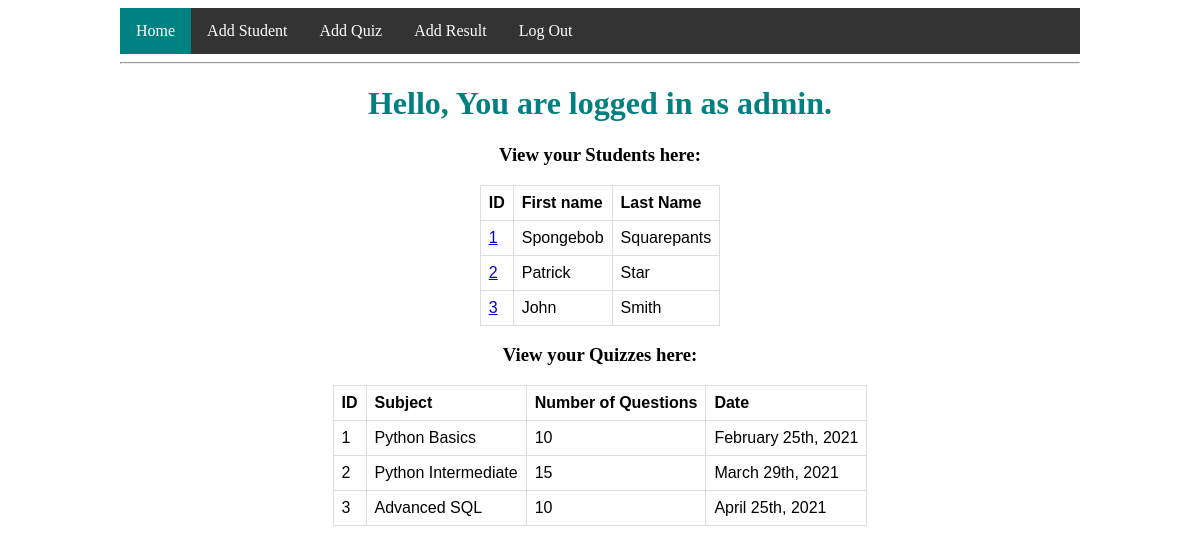
The app's page /index (signed in) with its own data.
### app/models.py (models this page shows, shortened)
class User(UserMixin, db.Model):
    id = db.Column(db.Integer, primary_key=True)
    username = db.Column(db.String(64), index=True, unique=True)
    password_hash = db.Column(db.String(128))

class Student(db.Model):
    id = db.Column(db.Integer, primary_key=True)
    first_name = db.Column(db.String(64), index=True)
    last_name = db.Column(db.String(64), index=True)
    results = db.relationship("Result", backref="student", lazy="dynamic")

class Quiz(db.Model):
    id = db.Column(db.Integer, primary_key=True)
    subject = db.Column(db.String(32), index=True)
    num_of_questions = db.Column(db.Integer)
    date = db.Column(db.String(64))
    results = db.relationship("Result", backref="quiz", lazy="dynamic")

### app/routes.py (the view)
@app.route("/")
@app.route("/index")
@login_required
def index():
    students = Student.query.all()
    quizzes = Quiz.query.all()
    return render_template("index.html", title="Home", students=students, quizzes=quizzes)

### app/models.py (called while the page is built)
@login.user_loader
def load_user(id):
    return User.query.get(int(id))

### app/templates/index.html (shortened to what this page needs)
{% extends "base.html" %}
{% block content %}
    <h1>Hello, You are logged in as {{ current_user.username }}.</h1>
    <div>
        <h3>View your Students here:</h3>
        <table>
            <tr>
                <th>ID</th>
                <th>First name</th>
                <th>Last Name</th>
            </tr>
            {% for student in students %}
            <tr>
                <td><a href="{{ url_for("student_results", student_id=student.id) }}">{{ student.id }}</a></td>
                <td>{{ student.first_name }}</td>
                <td>{{ student.last_name }}</td>
            </tr>
            {% endfor %}
        </table>
    <div>
    <div>
        <h3>View your Quizzes here:</h3>
        <table>
            <tr>
                <th>ID</th>
                <th>Subject</th>
                <th>Number of Questions</th>
                <th>Date</th>
            <tr>
            {% for quiz in quizzes %}
            <tr>
                <td>{{ quiz.id }}</td>
                <td>{{ quiz.subject }}</td>
                <td>{{ quiz.num_of_questions }}</td>
                <td>{{ quiz.date }}</td>
            <tr>
            {% endfor %}
        </table>
{% endblock %}

### app/templates/base.html (shortened to what this page needs)
<!DOCTYPE html>
<html>
    <head>
        <link rel="stylesheet" href="{{ url_for("static",filename="styles/style.css") }}">
    </head>
    <body>
        <div>
            <ul>
                <li><a class="{% if request.endpoint == "index" %} active {% endif %}" href="{{ url_for("index") }}">Home</a></li>
                {% if current_user.is_anonymous %}
                <li><a class="{% if request.endpoint == "login" %} active {% endif %}" href="{{ url_for("login") }}">Login</a></li>
                {% else %}
                <li><a class="{% if request.endpoint == "add_student" %} active {% endif %}" href="{{ url_for("add_student") }}">Add Student</a></li>
                <li><a class="{% if request.endpoint == "add_quiz" %} active {% endif %}" href="{{ url_for("add_quiz") }}">Add Quiz</a></li>
                <li><a class="{% if request.endpoint == "add_result" %} active {% endif %}"href="{{ url_for("add_result") }}">Add Result</a></li>
                <li><a href="{{ url_for("logout") }}">Log Out</a></li>
                {% endif %}
            </ul>
        </div>
        <hr>
        {% block content %}{% endblock %}
    </body>
</html>

### app/static/styles/style.css (style rules this page uses)
html { text-align: center; }
body { width: 80%; margin-left: auto; margin-right: auto; }
table { margin: auto; font-family: arial, sans-serif; border-collapse: collapse; }
td, th { border: 1px solid #dddddd; text-align: left; padding: 8px; }
div { margin: 0px auto; justify-content: center; }
h1 { color: teal; }
ul { list-style-type: none; margin: 0; padding: 0; overflow: hidden; background-color: #333; }
li { float: left; }
li a { display: block; color: white; text-align: center; padding: 14px 16px; text-decoration: none; }
.active { background-color: teal; }

### records on screen
User: username "admin"
Student: id "1", first_name "Spongebob", last_name "Squarepants"
Student: id "2", first_name "Patrick", last_name "Star"
Student: id "3", first_name "John", last_name "Smith"
Quiz: id "1", subject "Python Basics", num_of_questions "10", date "February 25th, 2021"
Quiz: id "2", subject "Python Intermediate", num_of_questions "15", date "March 29th, 2021"
Quiz: id "3", subject "Advanced SQL", num_of_questions "10", date "April 25th, 2021"
